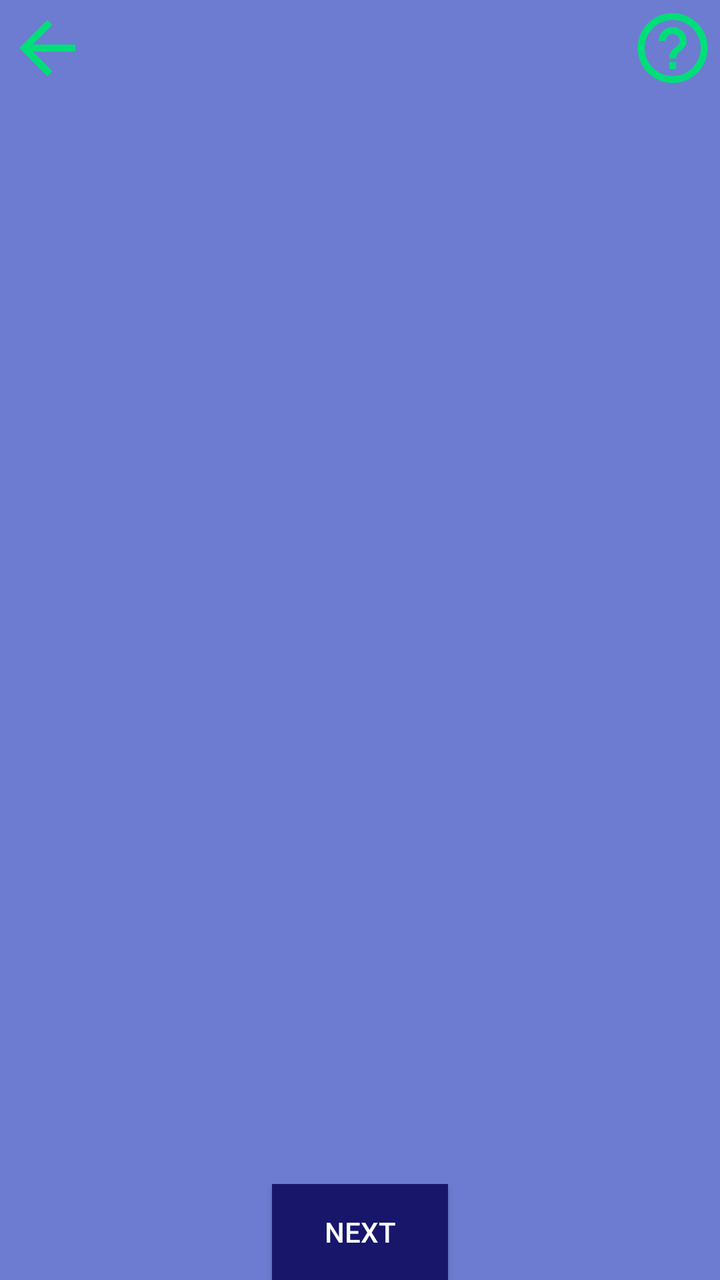
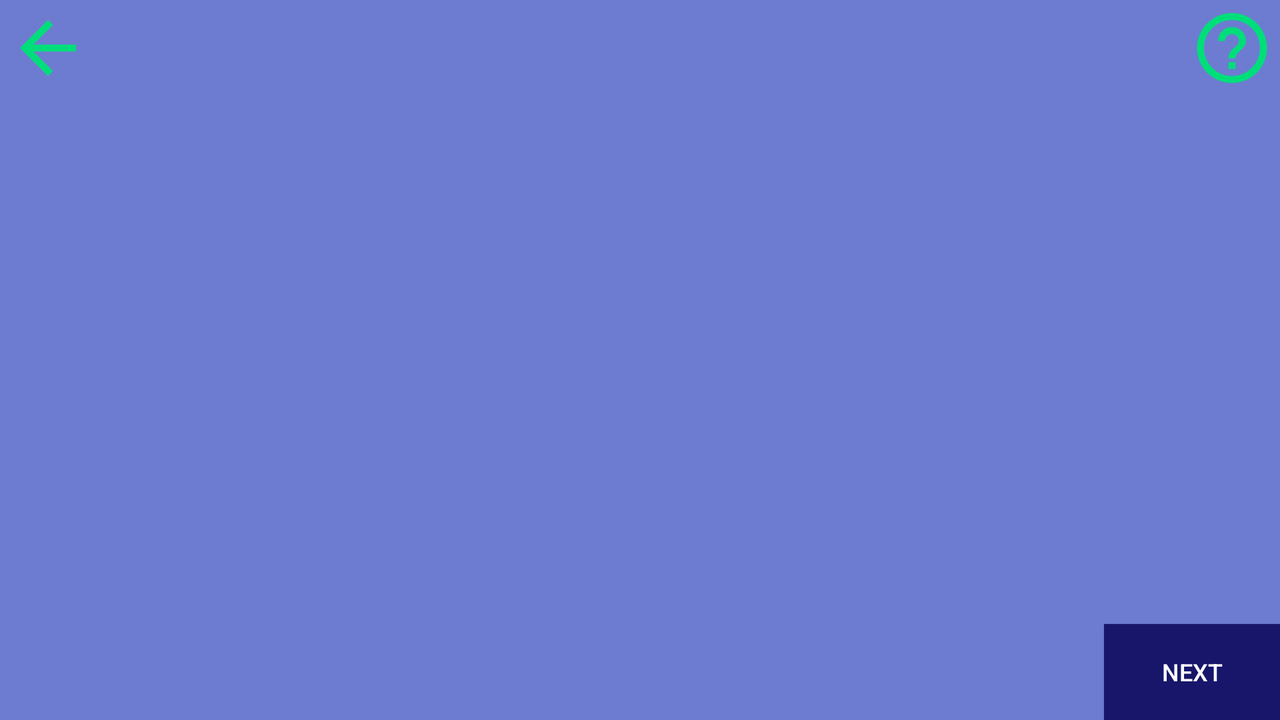

Two renders of one Android screen. The first uses the default layout on a phone; the second uses the alternative layout the repository ships for a different screen configuration, on a matching device. The two XML files are below.
<!-- AndroidManifest.xml: application theme AppTheme -->
<!-- res/layout/activity_game_details.xml -->
<?xml version="1.0" encoding="utf-8"?>
<RelativeLayout xmlns:android="http://schemas.android.com/apk/res/android"
    xmlns:tools="http://schemas.android.com/tools"
    xmlns:app="http://schemas.android.com/apk/res-auto"
    android:id="@+id/activity_game_details"
    android:layout_width="match_parent"
    android:layout_height="match_parent"
    android:paddingBottom="@dimen/activity_vertical_margin"
    android:paddingLeft="@dimen/activity_horizontal_margin"
    android:paddingRight="@dimen/activity_horizontal_margin"
    android:paddingTop="@dimen/activity_vertical_margin"
    android:background="@color/colorPrimary"
    tools:context="edu.temple.fourcolorgame.Activities.TitleScreen">

    <ImageView
        android:layout_width="wrap_content"
        android:layout_height="wrap_content"
        app:srcCompat="@mipmap/help_transparent"
        android:id="@+id/help_button"
        android:layout_alignParentTop="true"
        android:layout_alignParentEnd="true"
        android:contentDescription="@string/help_button_desc"/>

    <ImageView
        android:layout_width="wrap_content"
        android:layout_height="wrap_content"
        app:srcCompat="@mipmap/back_arrow"
        android:id="@+id/back_arrow"
        android:layout_alignParentTop="true"
        android:layout_alignParentStart="true"
        android:contentDescription="@string/back_button_desc"/>

    <Button
        style="@style/Widget.AppCompat.Button.Colored"
        android:text="@string/next"
        android:textColor="@color/colorText"
        android:background="@color/colorPrimaryDark"
        android:layout_width="wrap_content"
        android:layout_height="wrap_content"
        android:id="@+id/game_details_next"
        android:layout_alignParentBottom="true"
        android:layout_centerHorizontal="true" />

    <RelativeLayout
        android:layout_width="match_parent"
        android:layout_below="@+id/help_button"
        android:layout_alignParentStart="true"
        android:layout_height="440dp">

        <FrameLayout
        android:layout_width="match_parent"
        android:id="@+id/map_choices_panel"
        android:layout_height="280dp"
        android:layout_alignParentStart="true">

    </FrameLayout>

        <FrameLayout
            android:id="@+id/computer_player_skill_fragment"
            android:layout_width="match_parent"
            android:layout_height="120dp"
            android:layout_alignParentBottom="true"
            android:layout_alignParentStart="true">

        </FrameLayout>

    </RelativeLayout>

</RelativeLayout>
<!-- resources referenced by this layout -->
<resources>
  <color name="colorPrimary">#6d7cd1</color>
  <color name="colorPrimaryDark">#17166b</color>
  <color name="colorText">#fefffe</color>
  <!-- mipmap back_arrow: png bitmap (mipmap-hdpi, 295 bytes) -->
  <!-- mipmap help_transparent: png bitmap (mipmap-hdpi, 1629 bytes) -->
  <string name="back_button_desc">Back Button</string>
  <string name="help_button_desc">Help Button</string>
  <string name="next">Next</string>
  <style name="AppTheme" parent="Theme.AppCompat.Light.NoActionBar">
          
          <item name="colorPrimary">@color/colorPrimary</item>
          <item name="colorPrimaryDark">@color/colorPrimaryDark</item>
          <item name="colorAccent">@color/colorAccent</item>
      </style>
  <color name="colorAccent">#00de7a</color>
</resources>
<!-- res/layout-land/activity_game_details.xml (the repository's variant of the layout above) -->
<!-- drawn on the phone turned sideways -->
<?xml version="1.0" encoding="utf-8"?>
<RelativeLayout xmlns:android="http://schemas.android.com/apk/res/android"
    xmlns:app="http://schemas.android.com/apk/res-auto"
    android:layout_width="match_parent"
    android:background="@color/colorPrimary"
    android:layout_height="match_parent">

    <ImageView
        android:layout_width="wrap_content"
        android:layout_height="wrap_content"
        app:srcCompat="@mipmap/help_transparent"
        android:id="@+id/help_button"
        android:layout_alignParentTop="true"
        android:layout_alignParentEnd="true"
        android:contentDescription="@string/help_button_desc"/>

    <ImageView
        android:layout_width="wrap_content"
        android:layout_height="wrap_content"
        app:srcCompat="@mipmap/back_arrow"
        android:id="@+id/back_arrow"
        android:layout_alignParentTop="true"
        android:layout_alignParentStart="true"
        android:contentDescription="@string/back_button_desc"/>

    <Button
        style="@style/Widget.AppCompat.Button.Colored"
        android:text="@string/next"
        android:textColor="@color/colorText"
        android:background="@color/colorPrimaryDark"
        android:layout_width="wrap_content"
        android:layout_height="wrap_content"
        android:id="@+id/game_details_next"
        android:layout_alignParentBottom="true"
        android:layout_alignParentEnd="true"
        android:textSize="12sp" />

    <RelativeLayout
        android:layout_width="440dp"
        android:layout_height="350dp"
        android:layout_alignParentTop="true"
        android:layout_centerHorizontal="true">

        <FrameLayout
            android:id="@+id/map_choices_panel"
            android:layout_alignParentTop="true"
            android:layout_centerHorizontal="true"
            android:layout_height="200dp"
            android:layout_width="440dp">
        </FrameLayout>

        <FrameLayout
        android:id="@+id/computer_player_skill_fragment"
        android:layout_width="440dp"
        android:layout_height="100dp"
            android:layout_alignParentBottom="true"
            android:layout_alignParentStart="true"
            android:layout_marginBottom="23dp">
        </FrameLayout>
    </RelativeLayout>


</RelativeLayout>
